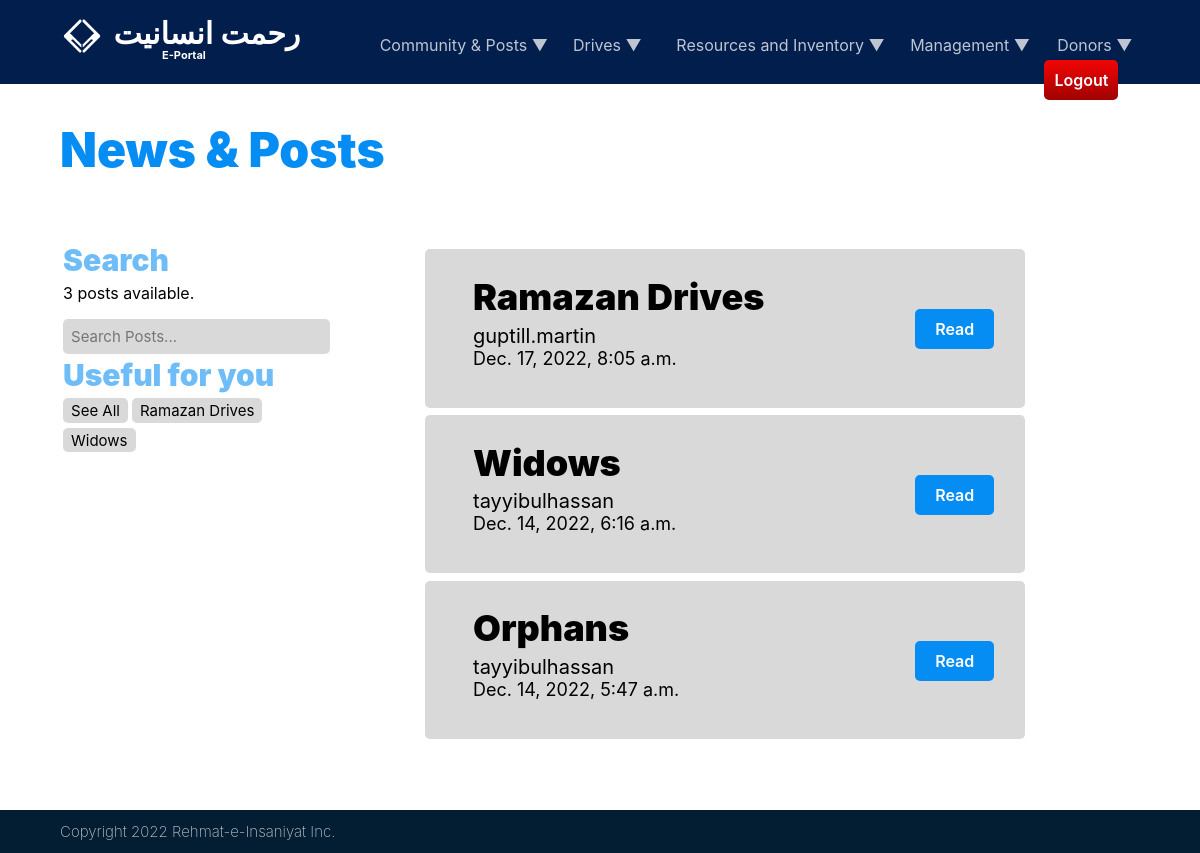
Screenshot of /employees/posts/ (signed in) with the database file from the repository.
### employees/models.py (models this page shows, shortened)
class Topic(models.Model):
    name = models.CharField(max_length=100)
    def __str__(self):
        return self.name
    class Meta:
        ordering = ["-id"]

class Post(models.Model):
    author = models.ForeignKey(Employee, on_delete=models.SET_NULL, null=True)
    title = models.ForeignKey(Topic, on_delete=models.SET_NULL, null=True)
    description = models.TextField()
    updated = models.DateTimeField(auto_now=True)
    created = models.DateTimeField(auto_now_add=True)
    class Meta:
        ordering = ['-updated', '-created']

class Employee(AbstractBaseUser, PermissionsMixin):
    first_name = models.CharField(max_length=150)
    last_name = models.CharField(max_length=150)
    username = models.CharField(max_length=250, unique=True)
    email = models.EmailField(_('email address'), unique=True)
    role = models.CharField(max_length=100)
    description = models.TextField(null=True, blank=True)
    available = models.BooleanField(default=True)
    is_staff = models.BooleanField(default=False)
    is_superuser = models.BooleanField(default=False)
    is_active = models.BooleanField(default=True)
    date_joined = models.DateTimeField(default=timezone.now)
    USERNAME_FIELD = 'email'
    REQUIRED_FIELDS = ['role', 'username']
    objects = CustomUserManager()
    class Meta:
        ordering = ["-id"]

### employees/views.py (the view)
# urls.py: path('posts/', views.all_posts, name='all-posts'),
@login_required(login_url='login')
def all_posts(request):
    if request.GET.get('q') != None:
        q = request.GET.get('q')
    else:
        q = ''
    posts = Post.objects.filter(
        Q(title__name__icontains=q) |
        Q(description__icontains=q)
        )
    post_count = posts.count()
    topics = Topic.objects.order_by('-id')[:2]
    context = {
        'posts': posts,
        'topics': topics,
        'post_count': post_count,
    }
    return render(request, 'employees/posts.html', context)

### employees/templates/employees/posts.html (shortened to what this page needs)
{% extends 'main.html' %}
{% block content %}
<div class="pg_head_container">
    <element class="pg_head">News & Posts</element>
</div>
<table id="pg_divider" style="margin: 5%; width:90%">
    <tr>
        <td width=30% style="vertical-align: top; padding-right: 5%;">
            <element class="subhead">Search</element>
            <element class="pg_txt">{{post_count}} posts available.</element>
            <form method="GET" action="{% url 'all-posts' %}">
                <input class="usr_rect" type="search" name="q" placeholder="Search Posts...">
            </form>
            <element class="subhead">Useful for you</element>
            <a href="{% url 'all-posts' %}"><button class="pst_filter">See All</button></a>
            {% for topic in topics %}
            <a href="{% url 'all-posts' %}?q={{topic.name}}"><div class="pst_filter">{{ topic.name }}</div></a>
            {% endfor %}
        </td>
        <td width="70%">
            {% for post in posts %}
            <table class="pst_container" style="width: 80%; margin-left: 5%;">
                <tr width=100%>
                    <td width=85%>
                        <div class="pst_title">{{post.title}}</div>
                        <element class="pst_txt" style="padding-bottom: 0%;">{{ post.author.username }}</element>
                        <element class="pst_txt" style="display: block; font-size: 18px; margin-top: 0%;">{{ post.created }}</element>
                    </td>
                    <td>
                        <a href="{% url 'post' post.id %}"><button class="blue_button">Read</button></a>
                    </td>
                </tr>
            </table>
            {% endfor %}
        </td>
    </tr>
</table>
{% endblock content %}

### static/css/blue_btn.css (style rules this page uses)
.blue_button { position: relative; margin-top: 2%; left: 5%; border-radius: 5px; font-family: "Inter SemiBold"; width: fit-content; padding: 10px; padding-left: 20px; padding-right: 20px; border: 0px; font-size: 16px; color: white; background-color: #058DF3; vertical-align: middle; margin-right: 5%; text-align: center; transition-duration: 0.25s; }

### static/css/page_header.css (style rules this page uses)
.pg_head_container { width: 30%; margin-left: 5%; font-size: 20px; position: relative; vertical-align: middle; }
.pg_head { margin-top: 10%; display: block; color: #058DF3; font-family: 'Inter Black'; font-size: 48px; }
.pg_txt { margin-top: 1%; margin-bottom: 5%; color: black; display: block; font-family: 'Inter'; }

### static/css/extra_txtfx.css (style rules this page uses)
.subhead { position: relative; color: #058cf393; top: 0%; padding-bottom: 1%; font-family: "Inter Black"; display: block; opacity: 100%; font-weight: bolder; font-size: 30px; }

### static/css/post.css (style rules this page uses)
.pst_container { padding: 3%; margin-top: 1%; width: 100%; display: block; background-color: rgb(180, 180, 180, 0.5); border-radius: 5px; margin-bottom: 1%; }
.pst_title { padding-left: 5%; position: relative; display: block; font-family: 'Inter Black'; font-size: 36px; width: 70%; }
.pst_txt { width: 90%; padding-left: 5%; padding-bottom: 3%; margin-top: 1%; position: relative; display: block; font-family: 'Inter'; font-size: 20px; }
.pst_filter { font-size: 15px; font-family: 'Inter'; padding: 1%; padding-left: 3%; padding-right: 3%; margin-top: 1%; margin-bottom: 1%; border: 0px; border-radius: 5px; background-color: #D9D9D9; display: inline-block; color: rgba(0, 0, 0, 1); width: fit-content; }

### static/css/user_fields.css (style rules this page uses)
.usr_rect { width: 100%; font-size: 15px; font-family: 'Inter'; padding: 3%; margin-top: 1%; margin-bottom: 1%; border: 0px; border-radius: 5px; background-color: #D9D9D9; color: rgba(0, 0, 0, 0.50); height: fit-content; }

### rows the page displays
Topic: name "Ramazan Drives"
Topic: name "Widows"
Post: title "Ramazan Drives", author.username "guptill.martin", created "Dec. 17, 2022, 8:05 a.m."
Post: title "Widows", author.username "tayyibulhassan", created "Dec. 14, 2022, 6:16 a.m."
Post: title "Orphans", author.username "tayyibulhassan", created "Dec. 14, 2022, 5:47 a.m."

### other values shown
{{ post_count }} "3"
